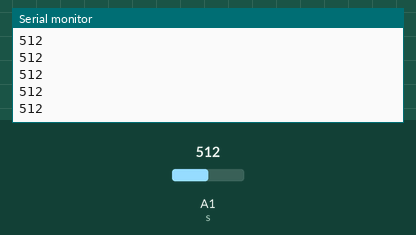
Recording of a sketch running on a simulated Arduino Uno, built with avr-gcc and run on an emulated ATmega328P. Parts: the last lines printed to the serial monitor. The inputs (shaded band) are chosen by the test bench; at power-on: A1 (s) = 512.

Above: at 1.2 s.
1.3 s: A1 (s) set to 716
At 2.2 s:
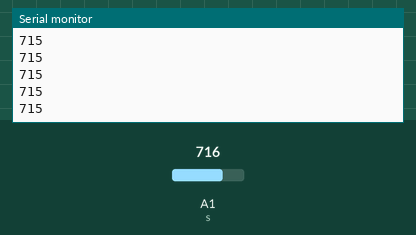
2.8 s: A1 (s) set to 900
At 3.4 s:
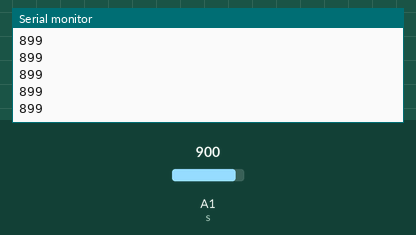
Timing chart, 0 to 5.8 s (numbered marks = the images above; inputs shaded):
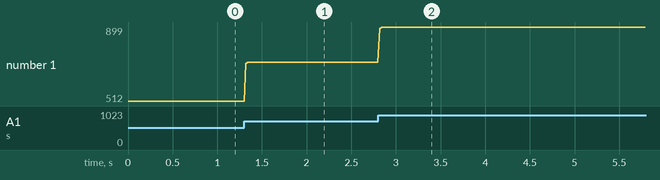

Measured:
- after the input at 1.3 s, the serial monitor: prints a new line at once (image 1)
- after the input at 2.8 s, the serial monitor: prints a new line at once (image 2)
- plotted number 1: 512 → 715 after the input at 1.3 s, 715 → 899 after the input at 2.8 s

The sketch:

Filtro_promedio.ino
```cpp
int r,s=1;
unsigned int h=0,f=0;

void setup() {
Serial.begin(9600);
}

void loop() {
for(int k=1;k<=20;k++){
  r=analogRead(s);
  f=f+r;
  if(k==20){
    if(h>0){
      f=f/21;
    }
    else{
      f=f/20;
    }
  }
}
h++;
Serial.println(f);
delay(20);

}
```
